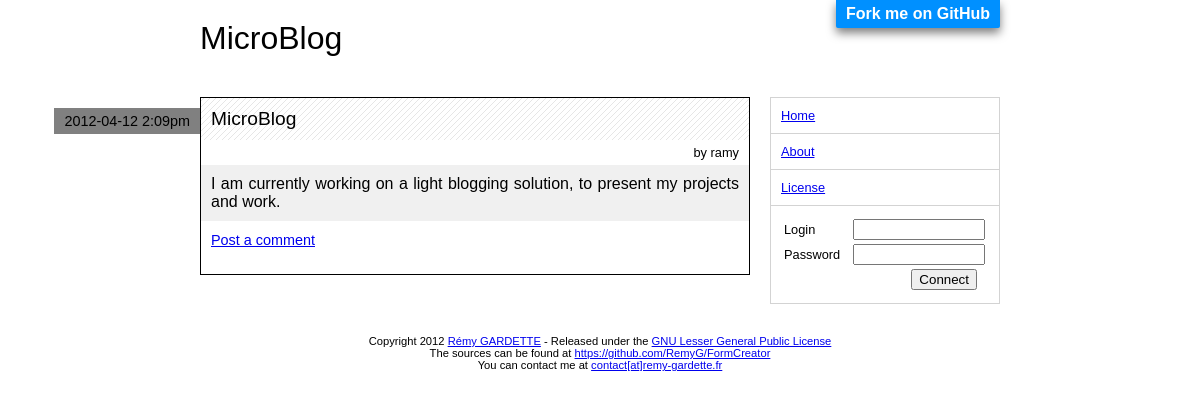
The page /index.php?module=news&action=show&post=microblog-10 on the database its author committed.
### tables this page shows
CREATE TABLE IF NOT EXISTS `posts` (
  `post_id` int(11) NOT NULL AUTO_INCREMENT,
  `post_title` varchar(200) DEFAULT NULL,
  `post_crea_usr_id` int(11) NOT NULL,
  `post_title_url` varchar(200) NOT NULL,
  `post_content` text NOT NULL,
  `post_dt_crea` datetime NOT NULL,
  `post_dt_modif` datetime NOT NULL,
  PRIMARY KEY (`post_id`)
);

CREATE TABLE IF NOT EXISTS `users` (
  `usr_id` int(11) NOT NULL AUTO_INCREMENT,
  `usr_name` varchar(50) NOT NULL,
  `usr_password` varchar(50) NOT NULL,
  `usr_mail` varchar(100) NOT NULL,
  `usr_dt_crea` datetime NOT NULL,
  PRIMARY KEY (`usr_id`)
);

### modeles/User.php (called while the page is built, shortened)
<?php
class User {
	public function __construct($id, $name, $password, $mail, $dt_crea) {
		$this->name = $name;
	}
	public static function getUserById($usr_id) {
		$pdo = PDO2::getInstance();
		$requete = $pdo->prepare("
			SELECT
				usr_id, usr_name, usr_password, usr_mail, usr_dt_crea
			FROM
				users
			WHERE
				usr_id = :usr_id
			;");
		$requete->bindValue(':usr_id', 	$usr_id);
		$requete->execute();
		if ($result = $requete->fetch(PDO::FETCH_ASSOC)) {
			return new User($result['usr_id'], $result['usr_name'], $result['usr_password'], $result['usr_mail'], $result['usr_dt_crea']);
		}
		return null;
	}
}
?>

### modeles/Post.php (called while the page is built, shortened)
<?php
class Post {
	public $title;
	public $content;
	public $dt_crea;
	private $crea_user;
	public function getTitle() {
		return $this->title;
	}
	public function getContent() {
		return $this->content;
	}
	public function getDtCrea() {
		return $this->dt_crea;
	}
	public function getCreaUser() {
		return $this->crea_user;
	}
	public function setCreaUser($crea_user) {
		$this->crea_user = $crea_user;
	}
	public function __construct($id, $crea_usr_id, $title, $title_url, $content, $dt_crea, $dt_modif) {
		$this->title = $title;
		$this->content = $content;
		$this->dt_crea = $dt_crea;
	}
	public static function getPostByTitleUrl($post_title_url) {
		$pdo = PDO2::getInstance();
		$requete = $pdo->prepare("
			SELECT
				post_id, post_crea_usr_id, post_title, post_title_url, post_content, post_dt_crea, post_dt_modif
			FROM
				posts
			WHERE
				post_title_url = :post_title_url
			;");
		$requete->bindValue(':post_title_url', $post_title_url);
		$requete->execute();
		$results = $requete->fetchAll(PDO::FETCH_ASSOC);
		if(sizeof($results == 1)) {
			$result = $results[0];
			$post = new Post($result['post_id'], $result['post_crea_usr_id'], $result['post_title'], $result['post_title_url'], $result['post_content'], new Datetime($result['post_dt_crea']), ($result['post_dt_modif'] != null ? new Datetime($result['post_dt_modif']) : null));
			$post->setCreaUser(User::getUserById($result['post_crea_usr_id']));
			return $post;
		}
		return false;
	}
}
?>

### modules/news/views/view_show.php (the view, shortened to what this page needs)
<div class="content">
	<div class="post">
		<div class="post_date">
			<a href="">
			<?php echo $post->getDtCrea()->format(EN_DT_POST); ?>
			</a>
		</div>
		<?php
		if ($post->getTitle() != null) {
			echo '<div class="post_title"><a href="">'.$post->getTitle().'</a></div>';
		}
		echo '
		<div class="post_content">
		<div class="post_author">
		by '.$post->getCreaUser()->name.'
		</div>
		<div class="post_content_text">
		'.htmlspecialchars_decode(nl2br($post->getContent())).'
		</div>
		';
		echo '</div>';
		?>
		<div class="post_comments">
			<span class="post_action"><a href="javascript:showHideCommentForm()">Post a comment</a></span>
		</div>
	</div>
</div>

### style/style.css (style rules this page uses)
html, body { margin: 0; padding: 0; font-family: 'Lucida Grande', 'Calibri', Helvetica, Arial, sans-serif; }
div.content { float: left; width: 550px; text-align: justify; }

### style/posts.css (style rules this page uses)
div.post { border: 1px solid black; position: relative; margin-bottom: 25px; }
div.post_date { position: absolute; right: 549px; top: 10px; }
div.post_date a { display: block; background: grey; text-align: right; padding: 5px 10px; font-size: 0.9em; white-space: nowrap; text-decoration: none; color: black; }
div.post_title a { display: block; font-size: 1.2em; background:#ffffff url('images/stripes_grey.png') repeat right top; padding: 10px; text-decoration: none; color: black; }
div.post_author { text-align: right; font-size: 0.8em; margin-right: 10px; margin-bottom: 5px; }
div.post_content { text-align: justify; margin-top: 5px; margin-bottom: 10px; padding: 0; }
div.post_content_text { padding: 10px 10px; margin: 0; background: #f0f0f0; }
span.post_action { padding-right: 20px; font-size: 0.9em; }
div.post_comments { margin-bottom: 15px; padding: 10px; padding-top: 0px; }

### rows shown on the page
posts: post_title "MicroBlog", post_content "I am currently working on a light blogging solution, to present my projects and work."
users: usr_name "ramy"

### other values the page prints
$post->getDtCrea()->format(EN_DT_POST) "2012-04-12 2:09pm"
SITE_OWNER "Rémy GARDETTE"
str_replace("@", "[at]", SITE_OWNER_MAIL) "contact[at]remy-gardette.fr"
